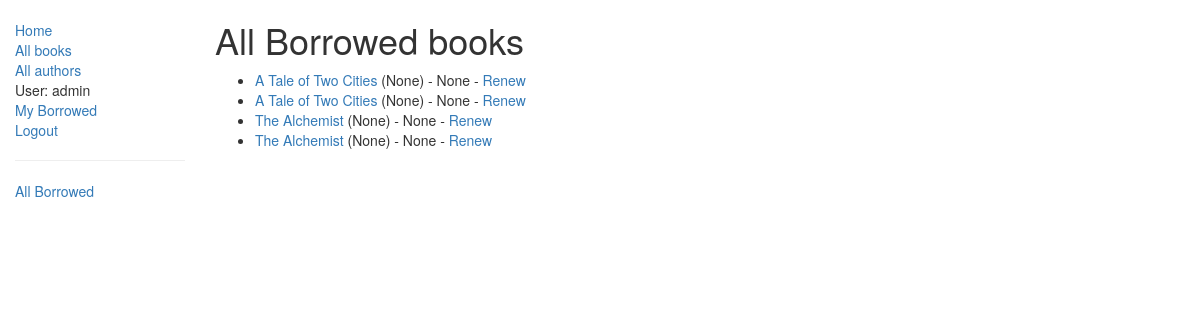
Screenshot of /catalog/allbooks/ (signed in) with the database file from the repository.
### catalog/models.py (models this page shows, shortened)
class BookInstance(models.Model):
    id = models.UUIDField(primary_key=True, default=uuid.uuid4, help_text="Unique ID for this particular book across whole library")
    book = models.ForeignKey('Book', on_delete=models.SET_NULL, null=True)
    imprint = models.CharField(max_length=200)
    due_back = models.DateField(null=True, blank=True)
    borrower = models.ForeignKey(User, on_delete=models.SET_NULL, null=True, blank=True)
    LOAN_STATUS = (
        ('m', 'Maintenance'),
        ('o', 'On loan'),
        ('a', 'Available'),
        ('r', 'Reserved'),
    )
    status = models.CharField(max_length=1, choices=LOAN_STATUS, blank=True, default='m', help_text='Book availability')
    class Meta:
        ordering = ["due_back"]
        permissions = (("can_mark_returned", "Set book as returned"),)
    def is_overdue(self):
        if self.due_back and date.today() > self.due_back:
            return True
        return False

class Book(models.Model):
    title = models.CharField(max_length=200)
    author = models.ForeignKey('Author', on_delete=models.SET_NULL, null=True)
    summary = models.TextField(max_length=1000, help_text="Enter a brief description of the book")
    isbn = models.CharField('ISBN',max_length=13, help_text='13 Character <a href="https://www.isbn-international.org/content/what-isbn">ISBN number</a>')
    genre = models.ManyToManyField(Genre, help_text="Select a genre for this book")
    language = models.ForeignKey('Language', on_delete=models.SET_NULL, null=True)
    cover = models.ImageField(upload_to ='images/', help_text="Select a cover for this book", null=True)
    def display_genre(self):
        """
        Creates a string for the Genre. This is required to display genre in Admin.
        """
        return ', '.join([genre.name for genre in self.genre.all()[:3]])
    display_genre.short_description = 'Genre'

### catalog/views.py (the view)
class AllLoanedBooksListView(PermissionRequiredMixin,generic.ListView):
    model = BookInstance
    template_name ='catalog/bookinstance_list_borrowed_all.html'
    paginate_by = 10
    permission_required = 'catalog.can_mark_returned'
    def get_queryset(self):
        return BookInstance.objects.filter(status__exact='o').order_by('due_back')

### catalog/templates/catalog/bookinstance_list_borrowed_all.html
{% extends "base_generic.html" %}
{% block content %}
    <h1>All Borrowed books</h1>
    {% if bookinstance_list %}
    <ul>
      {% for bookinst in bookinstance_list %}
      <li class="{% if bookinst.is_overdue %}text-danger{% endif %}">
        <a href="{% url 'book-detail' bookinst.book.pk %}">{{bookinst.book.title}}</a> ({{ bookinst.due_back }}) - {{bookinst.borrower}}
        {% if perms.catalog.can_mark_returned %}-
          <a href="{% url 'renew-book-librarian' bookinst.id %}">Renew</a>
        {% endif %}
      </li>
      {% endfor %}
    </ul>
    {% else %}
      <p>There are no books borrowed.</p>
    {% endif %}
{% endblock %}

### catalog/templates/base_generic.html (shortened to what this page needs)
<!doctype html>
<html lang="en">
  <head>
    <link
      rel="stylesheet"
      href="https://maxcdn.bootstrapcdn.com/bootstrap/3.3.7/css/bootstrap.min.css" />
    {% load static %}
    <link rel="stylesheet" href="{% static 'css/styles.css' %}" />
  </head>
  <body>
    <div class="container-fluid">
      <div class="row">
        <div class="col-sm-2">
          {% block sidebar %}
            <ul class="sidebar-nav">
              <li><a href="{% url 'index' %}">Home</a></li>
              <li><a href="{% url 'books' %}">All books</a></li>
              <li><a href="{% url 'authors' %}">All authors</a></li>
          {% if user.is_authenticated %}
            <li>User: {{ user.get_username }}</li>
            <li><a href="{% url 'my-borrowed' %}">My Borrowed</a></li>
            <li><a href="{% url 'logout'%}?next={{request.path}}">Logout</a></li>
          {% else %}
            <li><a href="{% url 'login'%}?next={{request.path}}">Login</a></li>
          {% endif %}
          <hr>
              <li><a href="{% url 'all-borrowed' %}">All Borrowed</a></li>
         </ul>
          {% endblock %}
        </div>
        <div class="col-sm-10 ">
          {% block content %}{% endblock %}
        </div>
      </div>
    </div>
  </body>
</html>

### catalog/static/css/styles.css (style rules this page uses)
.sidebar-nav { margin-top: 20px; padding: 0; list-style: none; }

### rows the page displays
BookInstance: book "A Tale of Two Cities", due_back "None", borrower "None"
BookInstance: book "A Tale of Two Cities", due_back "None", borrower "None"
BookInstance: book "The Alchemist", due_back "None", borrower "None"
BookInstance: book "The Alchemist", due_back "None", borrower "None"

### other values shown
{{ user.get_username }} "admin"
